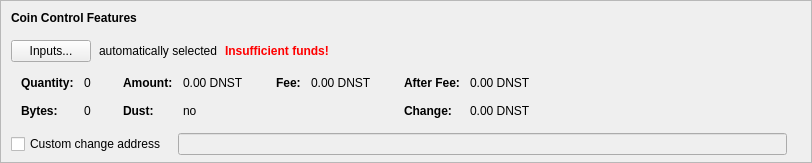
    <widget class="QFrame" name="frameCoinControl">
     <property name="sizePolicy">
      <sizepolicy hsizetype="Expanding" vsizetype="Expanding">
       <horstretch>0</horstretch>
       <verstretch>0</verstretch>
      </sizepolicy>
     </property>
     <property name="maximumSize">
      <size>
       <width>16777215</width>
       <height>16777215</height>
      </size>
     </property>
     <property name="frameShape">
      <enum>QFrame::StyledPanel</enum>
     </property>
     <property name="frameShadow">
      <enum>QFrame::Sunken</enum>
     </property>
     <layout class="QVBoxLayout" name="verticalLayoutCoinControl2">
      <property name="spacing">
       <number>0</number>
      </property>
      <property name="leftMargin">
       <number>0</number>
      </property>
      <property name="topMargin">
       <number>0</number>
      </property>
      <property name="rightMargin">
       <number>0</number>
      </property>
      <property name="bottomMargin">
       <number>6</number>
      </property>
      <item>
       <layout class="QVBoxLayout" name="verticalLayoutCoinControl" stretch="0,0,0,0,1">
        <property name="spacing">
         <number>0</number>
        </property>
        <property name="leftMargin">
         <number>10</number>
        </property>
        <property name="topMargin">
         <number>10</number>
        </property>
        <item>
         <layout class="QHBoxLayout" name="horizontalLayoutCoinControl1">
          <property name="bottomMargin">
           <number>15</number>
          </property>
          <item>
           <widget class="QLabel" name="labelCoinControlFeatures">
            <property name="sizePolicy">
             <sizepolicy hsizetype="Preferred" vsizetype="Maximum">
              <horstretch>0</horstretch>
              <verstretch>0</verstretch>
             </sizepolicy>
            </property>
            <property name="font">
             <font>
              <weight>75</weight>
              <bold>true</bold>
             </font>
            </property>
            <property name="styleSheet">
             <string notr="true">font-weight:bold;</string>
            </property>
            <property name="text">
             <string>Coin Control Features</string>
            </property>
           </widget>
          </item>
         </layout>
        </item>
        <item>
         <layout class="QHBoxLayout" name="horizontalLayoutCoinControl2" stretch="0,0,0,0">
          <property name="spacing">
           <number>8</number>
          </property>
          <property name="bottomMargin">
           <number>10</number>
          </property>
          <item>
           <widget class="QPushButton" name="pushButtonCoinControl">
            <property name="styleSheet">
             <string notr="true"/>
            </property>
            <property name="text">
             <string>Inputs...</string>
            </property>
            <property name="autoDefault">
             <bool>false</bool>
            </property>
           </widget>
          </item>
          <item>
           <widget class="QLabel" name="labelCoinControlAutomaticallySelected">
            <property name="text">
             <string>automatically selected</string>
            </property>
            <property name="margin">
             <number>5</number>
            </property>
           </widget>
          </item>
          <item>
           <widget class="QLabel" name="labelCoinControlInsuffFunds">
            <property name="font">
             <font>
              <weight>75</weight>
              <bold>true</bold>
             </font>
            </property>
            <property name="styleSheet">
             <string notr="true">color:red;font-weight:bold;</string>
            </property>
            <property name="text">
             <string>Insufficient funds!</string>
            </property>
            <property name="margin">
             <number>5</number>
            </property>
           </widget>
          </item>
          <item>
           <spacer name="horizontalSpacerCoinControl">
            <property name="orientation">
             <enum>Qt::Horizontal</enum>
            </property>
            <property name="sizeHint" stdset="0">
             <size>
              <width>40</width>
              <height>1</height>
             </size>
            </property>
           </spacer>
          </item>
         </layout>
        </item>
        <item>
         <widget class="QWidget" name="widgetCoinControl" native="true">
          <property name="sizePolicy">
           <sizepolicy hsizetype="Preferred" vsizetype="Preferred">
            <horstretch>0</horstretch>
            <verstretch>0</verstretch>
           </sizepolicy>
          </property>
          <property name="minimumSize">
           <size>
            <width>0</width>
            <height>0</height>
           </size>
          </property>
          <property name="styleSheet">
           <string notr="true"/>
          </property>
          <layout class="QHBoxLayout" name="horizontalLayoutCoinControl5">
           <property name="leftMargin">
            <number>0</number>
           </property>
           <property name="topMargin">
            <number>0</number>
           </property>
           <property name="rightMargin">
            <number>0</number>
           </property>
           <property name="bottomMargin">
            <number>0</number>
           </property>
           <item>
            <layout class="QHBoxLayout" name="horizontalLayoutCoinControl3" stretch="0,0,0,1">
             <property name="spacing">
              <number>20</number>
             </property>
             <property name="topMargin">
              <number>0</number>
             </property>
             <property name="bottomMargin">
              <number>10</number>
             </property>
             <item>
              <layout class="QFormLayout" name="formLayoutCoinControl1">
               <property name="horizontalSpacing">
                <number>10</number>
               </property>
               <property name="verticalSpacing">
                <number>14</number>
               </property>
               <property name="leftMargin">
                <number>10</number>
               </property>
               <property name="topMargin">
                <number>4</number>
               </property>
               <property name="rightMargin">
                <number>6</number>
               </property>
               <item row="0" column="0">
                <widget class="QLabel" name="labelCoinControlQuantityText">
                 <property name="font">
                  <font>
                   <weight>75</weight>
                   <bold>true</bold>
                  </font>
                 </property>
                 <property name="text">
                  <string>Quantity:</string>
                 </property>
                 <property name="margin">
                  <number>0</number>
                 </property>
                </widget>
               </item>
               <item row="0" column="1">
                <widget class="QLabel" name="labelCoinControlQuantity">
                 <property name="cursor">
                  <cursorShape>IBeamCursor</cursorShape>
                 </property>
                 <property name="contextMenuPolicy">
                  <enum>Qt::ActionsContextMenu</enum>
                 </property>
                 <property name="text">
                  <string notr="true">0</string>
                 </property>
                 <property name="margin">
                  <number>0</number>
                 </property>
                 <property name="textInteractionFlags">
                  <set>Qt::LinksAccessibleByMouse|Qt::TextSelectableByKeyboard|Qt::TextSelectableByMouse</set>
                 </property>
                </widget>
               </item>
               <item row="1" column="0">
                <widget class="QLabel" name="labelCoinControlBytesText">
                 <property name="font">
                  <font>
                   <weight>75</weight>
                   <bold>true</bold>
                  </font>
                 </property>
                 <property name="text">
                  <string>Bytes:</string>
                 </property>
                </widget>
               </item>
               <item row="1" column="1">
                <widget class="QLabel" name="labelCoinControlBytes">
                 <property name="cursor">
                  <cursorShape>IBeamCursor</cursorShape>
                 </property>
                 <property name="contextMenuPolicy">
                  <enum>Qt::ActionsContextMenu</enum>
                 </property>
                 <property name="text">
                  <string notr="true">0</string>
                 </property>
                 <property name="textInteractionFlags">
                  <set>Qt::LinksAccessibleByMouse|Qt::TextSelectableByKeyboard|Qt::TextSelectableByMouse</set>
                 </property>
                </widget>
               </item>
              </layout>
             </item>
             <item>
              <layout class="QFormLayout" name="formLayoutCoinControl2">
               <property name="horizontalSpacing">
                <number>10</number>
               </property>
               <property name="verticalSpacing">
                <number>14</number>
               </property>
               <property name="leftMargin">
                <number>6</number>
               </property>
               <property name="topMargin">
                <number>4</number>
               </property>
               <property name="rightMargin">
                <number>6</number>
               </property>
               <item row="0" column="0">
                <widget class="QLabel" name="labelCoinControlAmountText">
                 <property name="font">
                  <font>
                   <weight>75</weight>
                   <bold>true</bold>
                  </font>
                 </property>
                 <property name="text">
                  <string>Amount:</string>
                 </property>
                 <property name="margin">
                  <number>0</number>
                 </property>
                </widget>
               </item>
               <item row="0" column="1">
                <widget class="QLabel" name="labelCoinControlAmount">
                 <property name="cursor">
                  <cursorShape>IBeamCursor</cursorShape>
                 </property>
                 <property name="contextMenuPolicy">
                  <enum>Qt::ActionsContextMenu</enum>
                 </property>
                 <property name="text">
                  <string notr="true">0.00 DNST</string>
                 </property>
                 <property name="textInteractionFlags">
                  <set>Qt::LinksAccessibleByMouse|Qt::TextSelectableByKeyboard|Qt::TextSelectableByMouse</set>
                 </property>
                </widget>
               </item>
               <item row="1" column="0">
                <widget class="QLabel" name="labelCoinControlLowOutputText">
                 <property name="font">
                  <font>
                   <weight>75</weight>
                   <bold>true</bold>
                  </font>
                 </property>
                 <property name="text">
                  <string>Dust:</string>
                 </property>
                </widget>
               </item>
               <item row="1" column="1">
                <widget class="QLabel" name="labelCoinControlLowOutput">
                 <property name="cursor">
                  <cursorShape>IBeamCursor</cursorShape>
                 </property>
                 <property name="contextMenuPolicy">
                  <enum>Qt::ActionsContextMenu</enum>
                 </property>
                 <property name="text">
                  <string notr="true">no</string>
                 </property>
                 <property name="textInteractionFlags">
                  <set>Qt::LinksAccessibleByMouse|Qt::TextSelectableByKeyboard|Qt::TextSelectableByMouse</set>
                 </property>
                </widget>
               </item>
              </layout>
             </item>
             <item>
              <layout class="QFormLayout" name="formLayoutCoinControl3">
               <property name="horizontalSpacing">
                <number>10</number>
               </property>
               <property name="verticalSpacing">
                <number>14</number>
               </property>
               <property name="leftMargin">
                <number>6</number>
               </property>
               <property name="topMargin">
                <number>4</number>
               </property>
               <property name="rightMargin">
                <number>6</number>
               </property>
               <item row="0" column="0">
                <widget class="QLabel" name="labelCoinControlFeeText">
                 <property name="font">
                  <font>
                   <weight>75</weight>
                   <bold>true</bold>
                  </font>
                 </property>
                 <property name="text">
                  <string>Fee:</string>
                 </property>
                 <property name="margin">
                  <number>0</number>
                 </property>
                </widget>
               </item>
               <item row="0" column="1">
                <widget class="QLabel" name="labelCoinControlFee">
                 <property name="cursor">
                  <cursorShape>IBeamCursor</cursorShape>
                 </property>
                 <property name="contextMenuPolicy">
                  <enum>Qt::ActionsContextMenu</enum>
                 </property>
                 <property name="text">
                  <string notr="true">0.00 DNST</string>
                 </property>
                 <property name="textInteractionFlags">
                  <set>Qt::LinksAccessibleByMouse|Qt::TextSelectableByKeyboard|Qt::TextSelectableByMouse</set>
                 </property>
                </widget>
               </item>
              </layout>
             </item>
             <item>
              <layout class="QFormLayout" name="formLayoutCoinControl4">
               <property name="horizontalSpacing">
                <number>10</number>
               </property>
               <property name="verticalSpacing">
                <number>14</number>
               </property>
               <property name="leftMargin">
                <number>6</number>
               </property>
               <property name="topMargin">
                <number>4</number>
               </property>
               <property name="rightMargin">
                <number>6</number>
               </property>
               <item row="0" column="0">
                <widget class="QLabel" name="labelCoinControlAfterFeeText">
                 <property name="font">
                  <font>
                   <weight>75</weight>
                   <bold>true</bold>
                  </font>
                 </property>
                 <property name="text">
                  <string>After Fee:</string>
                 </property>
                 <property name="margin">
                  <number>0</number>
                 </property>
                </widget>
               </item>
               <item row="0" column="1">
                <widget class="QLabel" name="labelCoinControlAfterFee">
                 <property name="cursor">
                  <cursorShape>IBeamCursor</cursorShape>
                 </property>
                 <property name="contextMenuPolicy">
                  <enum>Qt::ActionsContextMenu</enum>
                 </property>
                 <property name="text">
                  <string notr="true">0.00 DNST</string>
                 </property>
                 <property name="textInteractionFlags">
                  <set>Qt::LinksAccessibleByMouse|Qt::TextSelectableByKeyboard|Qt::TextSelectableByMouse</set>
                 </property>
                </widget>
               </item>
               <item row="1" column="0">
                <widget class="QLabel" name="labelCoinControlChangeText">
                 <property name="font">
                  <font>
                   <weight>75</weight>
                   <bold>true</bold>
                  </font>
                 </property>
                 <property name="text">
                  <string>Change:</string>
                 </property>
                </widget>
               </item>
               <item row="1" column="1">
                <widget class="QLabel" name="labelCoinControlChange">
                 <property name="cursor">
                  <cursorShape>IBeamCursor</cursorShape>
                 </property>
                 <property name="contextMenuPolicy">
                  <enum>Qt::ActionsContextMenu</enum>
                 </property>
                 <property name="text">
                  <string notr="true">0.00 DNST</string>
                 </property>
                 <property name="textInteractionFlags">
                  <set>Qt::LinksAccessibleByMouse|Qt::TextSelectableByKeyboard|Qt::TextSelectableByMouse</set>
                 </property>
                </widget>
               </item>
              </layout>
             </item>
            </layout>
           </item>
          </layout>
         </widget>
        </item>
        <item>
         <layout class="QHBoxLayout" name="horizontalLayoutCoinControl4" stretch="0,0,0">
          <property name="spacing">
           <number>12</number>
          </property>
          <property name="sizeConstraint">
           <enum>QLayout::SetDefaultConstraint</enum>
          </property>
          <property name="topMargin">
           <number>5</number>
          </property>
          <property name="rightMargin">
           <number>5</number>
          </property>
          <item>
           <widget class="QCheckBox" name="checkBoxCoinControlChange">
            <property name="toolTip">
             <string>If this is activated, but the change address is empty or invalid, change will be sent to a newly generated address.</string>
            </property>
            <property name="text">
             <string>Custom change address</string>
            </property>
           </widget>
          </item>
          <item>
           <widget class="QValidatedLineEdit" name="lineEditCoinControlChange">
            <property name="enabled">
             <bool>false</bool>
            </property>
            <property name="sizePolicy">
             <sizepolicy hsizetype="Expanding" vsizetype="Fixed">
              <horstretch>0</horstretch>
              <verstretch>0</verstretch>
             </sizepolicy>
            </property>
           </widget>
          </item>
          <item>
           <widget class="QLabel" name="labelCoinControlChangeLabel">
            <property name="sizePolicy">
             <sizepolicy hsizetype="Preferred" vsizetype="Expanding">
              <horstretch>0</horstretch>
              <verstretch>0</verstretch>
             </sizepolicy>
            </property>
            <property name="minimumSize">
             <size>
              <width>0</width>
              <height>0</height>
             </size>
            </property>
            <property name="text">
             <string/>
            </property>
            <property name="margin">
             <number>3</number>
            </property>
           </widget>
          </item>
         </layout>
        </item>
        <item>
         <spacer name="verticalSpacerCoinControl">
          <property name="orientation">
           <enum>Qt::Vertical</enum>
          </property>
          <property name="sizeHint" stdset="0">
           <size>
            <width>800</width>
            <height>1</height>
           </size>
          </property>
         </spacer>
        </item>
       </layout>
      </item>
     </layout>
    </widget>
